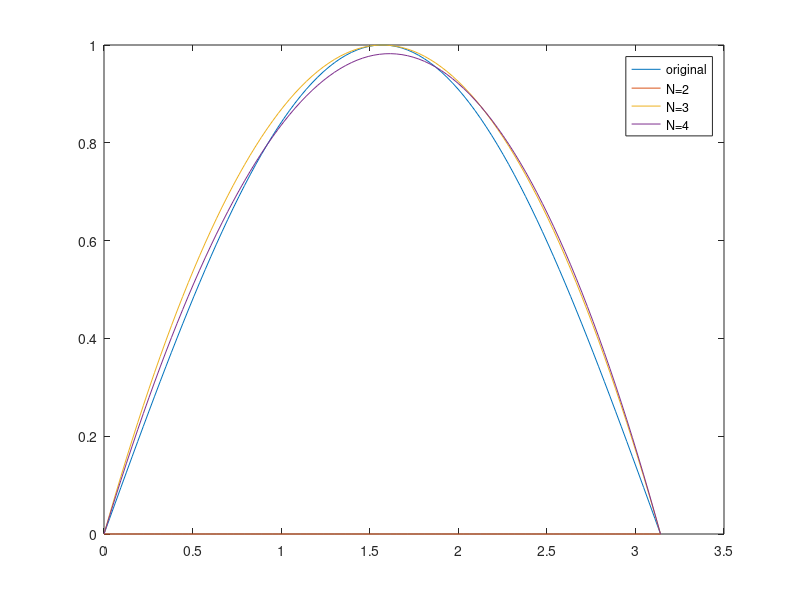

This chart was generated by the following MATLAB code:
function lagrange_interpolation
clear all; close all;

div = 100;
x = linspace(0,pi,100);
y = sin(x);
plot(x,y);
hold on;

a = x(1);
b = x(end);
fx = (x-b)/(a-b)*sin(a) + (x-a)/(b-a)*sin(b);
plot(x,fx);

a = x(1);
b = x(floor((1+end)/2));
c = x(end);
fx = ((x-b).*(x-c))/((a-b)*(a-c))*sin(a) + ...
     ((x-a).*(x-c))/((b-a)*(b-c))*sin(b) + ...
     ((x-a).*(x-b))/((c-a)*(c-b))*sin(c);
plot(x,fx);

a = x(1);
b = x(floor(end*0.3));
c = x(floor(end*0.6));
d = x(end);
fx = ((x-b).*(x-c).*(x-d))/((a-b)*(a-c)*(a-d))*sin(a) + ...
     ((x-a).*(x-c).*(x-d))/((b-a)*(b-c)*(b-d))*sin(b) + ...
     ((x-a).*(x-b).*(x-d))/((c-a)*(c-b)*(c-d))*sin(c) + ...
     ((x-a).*(x-b).*(x-c))/((d-a)*(d-b)*(d-c))*sin(d);
plot(x,fx);

legend({'original' 'N=2' 'N=3' 'N=4' });

end